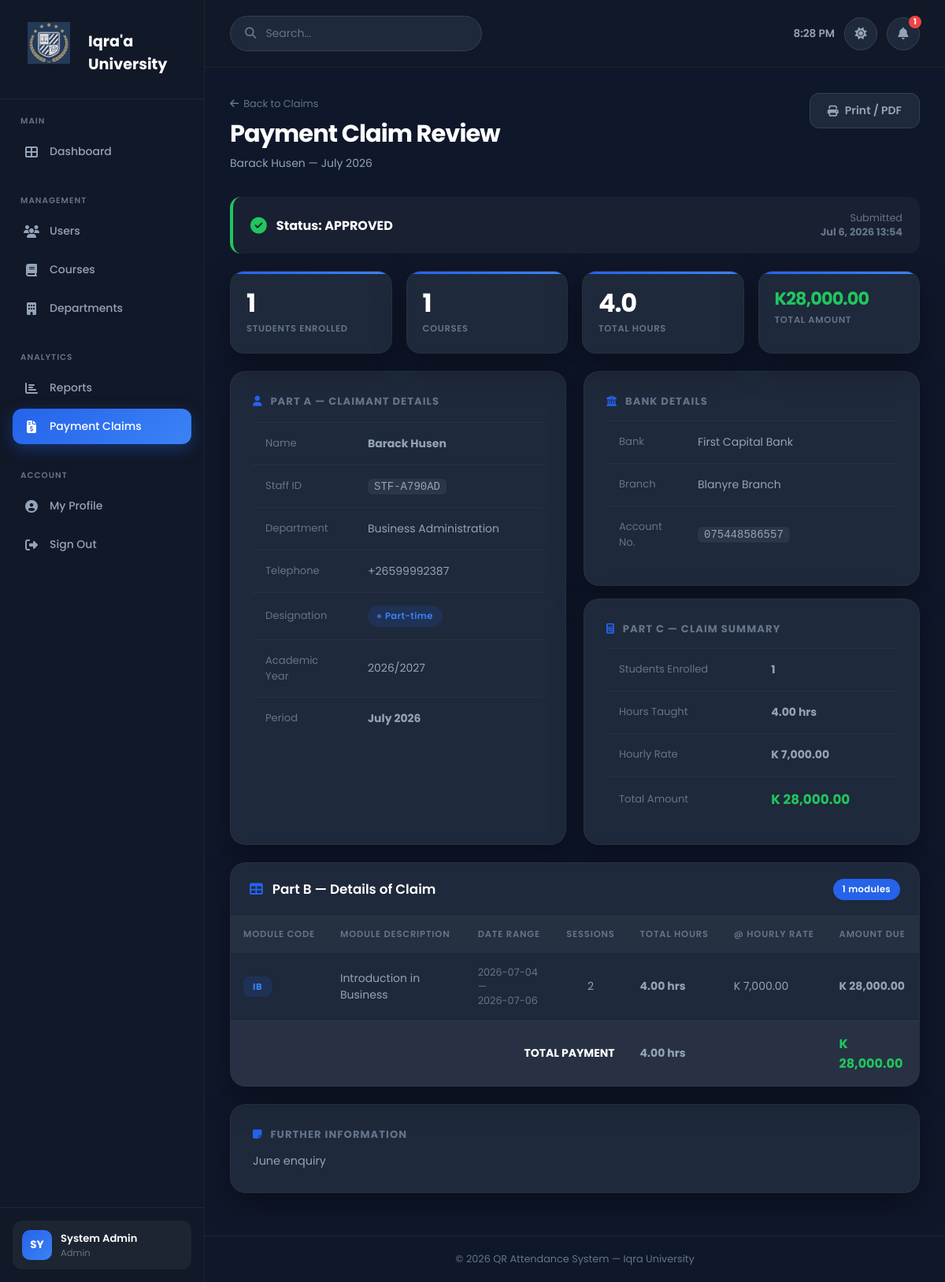
/admin/claims/2 (signed in), run on the app's committed database.
### tables this page shows
CREATE TABLE `payment_claims` (
  `id` int(10) UNSIGNED NOT NULL,
  `lecturer_id` int(10) UNSIGNED NOT NULL,
  `academic_year` varchar(20) NOT NULL,
  `month` varchar(20) NOT NULL,
  `designation` enum('full_time','part_time') DEFAULT 'part_time',
  `bank_name` varchar(100) DEFAULT NULL,
  `bank_branch` varchar(100) DEFAULT NULL,
  `account_number` varchar(50) DEFAULT NULL,
  `telephone` varchar(30) DEFAULT NULL,
  `hourly_rate` decimal(10,2) DEFAULT 0.00,
  `status` enum('draft','submitted','approved','rejected') DEFAULT 'draft',
  `submitted_at` timestamp NULL DEFAULT NULL,
  `notes` text DEFAULT NULL,
  `created_at` timestamp NOT NULL DEFAULT current_timestamp()
);

CREATE TABLE `users` (
  `id` int(10) UNSIGNED NOT NULL,
  `name` varchar(120) NOT NULL,
  `email` varchar(180) NOT NULL,
  `password` varchar(255) NOT NULL,
  `role` enum('admin','lecturer','student') NOT NULL,
  `is_active` tinyint(1) NOT NULL DEFAULT 1,
  `created_at` timestamp NOT NULL DEFAULT current_timestamp(),
  `updated_at` timestamp NOT NULL DEFAULT current_timestamp() ON UPDATE current_timestamp()
);

CREATE TABLE `lecturers` (
  `id` int(10) UNSIGNED NOT NULL,
  `user_id` int(10) UNSIGNED NOT NULL,
  `department_id` int(10) UNSIGNED DEFAULT NULL,
  `staff_number` varchar(50) NOT NULL,
  `phone` varchar(30) DEFAULT NULL,
  `created_at` timestamp NOT NULL DEFAULT current_timestamp()
);

CREATE TABLE `departments` (
  `id` int(10) UNSIGNED NOT NULL,
  `name` varchar(120) NOT NULL,
  `code` varchar(20) NOT NULL,
  `created_at` timestamp NOT NULL DEFAULT current_timestamp()
);

CREATE TABLE `courses` (
  `id` int(10) UNSIGNED NOT NULL,
  `department_id` int(10) UNSIGNED DEFAULT NULL,
  `lecturer_id` int(10) UNSIGNED DEFAULT NULL,
  `code` varchar(30) NOT NULL,
  `name` varchar(180) NOT NULL,
  `description` text DEFAULT NULL,
  `credit_hours` tinyint(3) UNSIGNED DEFAULT 3,
  `semester` tinyint(3) UNSIGNED DEFAULT NULL,
  `academic_year` varchar(10) DEFAULT NULL,
  `is_active` tinyint(1) NOT NULL DEFAULT 1,
  `created_at` timestamp NOT NULL DEFAULT current_timestamp()
);

### app/views/admin/claim_view.php (the view, shortened to what the rows shown need)
<div class="page-title">
    <div>
        <a href="<?= BASE_URL ?>/admin/claims" class="back-link">
            <i class="fas fa-arrow-left"></i> Back to Claims
        </a>
        <h1>Payment Claim Review</h1>
        <p><?= htmlspecialchars($claim['lecturer_name']) ?> — <?= $monthLabel ?></p>
    </div>
    <div style="display:flex;gap:10px;flex-wrap:wrap">
        <a href="<?= BASE_URL ?>/lecturer/claims/<?= $claim['id'] ?>/print"
           target="_blank" class="btn btn-secondary">
            <i class="fas fa-print"></i> Print / PDF
        </a>
    </div>
</div>
<?php
$statusColor = match($claim['status']) {
    'approved'  => 'var(--success)',
    'rejected'  => 'var(--danger)',
    'submitted' => 'var(--warning)',
    default     => 'var(--text-muted)',
};
$statusIcon = match($claim['status']) {
    'approved'  => 'fas fa-check-circle',
    'rejected'  => 'fas fa-times-circle',
    'submitted' => 'fas fa-clock',
    default     => 'fas fa-edit',
};
?>
<div style="background:rgba(255,255,255,.04);border-radius:14px;padding:18px 22px;
            margin-bottom:22px;border-left:4px solid <?= $statusColor ?>;
            display:flex;justify-content:space-between;align-items:center">
    <div style="display:flex;align-items:center;gap:12px">
        <i class="<?= $statusIcon ?>" style="color:<?= $statusColor ?>;font-size:1.3rem"></i>
        <div>
            <strong style="color:var(--text)">
                Status: <?= strtoupper($claim['status']) ?>
            </strong>
        </div>
    </div>
    <?php if ($claim['submitted_at']): ?>
    <div style="font-size:.8rem;color:var(--text-muted);text-align:right">
        <div>Submitted</div>
        <strong><?= date('M j, Y H:i', strtotime($claim['submitted_at'])) ?></strong>
    </div>
    <?php endif; ?>
</div>
<div class="stat-strip" style="margin-bottom:22px">
    <div class="stat-box">
        <span class="stat-num"><?= (int)$totalStudents ?></span>
        <span class="stat-label">Students Enrolled</span>
    </div>
    <div class="stat-box">
        <span class="stat-num"><?= count($courses) ?></span>
        <span class="stat-label">Courses</span>
    </div>
    <div class="stat-box">
        <span class="stat-num"><?= number_format($totalHours, 1) ?></span>
        <span class="stat-label">Total Hours</span>
    </div>
    <div class="stat-box">
        <span class="stat-num text-success" style="font-size:1.4rem">
            K<?= number_format($totalAmount, 2) ?>
        </span>
        <span class="stat-label">Total Amount</span>
    </div>
</div>
<div style="display:grid;grid-template-columns:1fr 1fr;gap:22px;margin-bottom:22px">
    <div class="form-card">
        <h2 style="font-size:.82rem;font-weight:700;text-transform:uppercase;
                   letter-spacing:.08em;color:var(--text-muted);margin-bottom:16px">
            <i class="fas fa-user" style="color:var(--primary);margin-right:6px"></i>
            Part A — Claimant Details
        </h2>
        <table class="table">
            <tr>
                <td style="color:var(--text-muted);width:130px;font-size:.82rem">Name</td>
                <td><strong><?= htmlspecialchars($claim['lecturer_name']) ?></strong></td>
            </tr>
            <tr>
                <td style="color:var(--text-muted);font-size:.82rem">Staff ID</td>
                <td>
                    <code style="background:rgba(255,255,255,.06);padding:2px 8px;border-radius:6px">
                        <?= htmlspecialchars($claim['staff_number']) ?>
                    </code>
                </td>
            </tr>
            <tr>
                <td style="color:var(--text-muted);font-size:.82rem">Department</td>
                <td><?= htmlspecialchars($claim['dept_name'] ?? '—') ?></td>
            </tr>
            <tr>
                <td style="color:var(--text-muted);font-size:.82rem">Telephone</td>
                <td><?= htmlspecialchars($claim['telephone'] ?? '—') ?></td>
            </tr>
            <tr>
                <td style="color:var(--text-muted);font-size:.82rem">Designation</td>
                <td>
                    <span class="badge <?= $claim['designation'] === 'full_time' ? 'badge-lecturer' : 'badge-student' ?>">
                        <?= $claim['designation'] === 'full_time' ? 'Full-time' : 'Part-time' ?>
                    </span>
                </td>
            </tr>
            <tr>
                <td style="color:var(--text-muted);font-size:.82rem">Academic Year</td>
                <td><?= htmlspecialchars($claim['academic_year']) ?></td>
            </tr>
            <tr>
                <td style="color:var(--text-muted);font-size:.82rem">Period</td>
                <td><strong><?= $monthLabel ?></strong></td>
            </tr>
        </table>
    </div>
    <div style="display:flex;flex-direction:column;gap:16px">
        <div class="form-card">
            <h2 style="font-size:.82rem;font-weight:700;text-transform:uppercase;
                       letter-spacing:.08em;color:var(--text-muted);margin-bottom:14px">
                <i class="fas fa-university" style="color:var(--primary);margin-right:6px"></i>
                Bank Details
            </h2>
            <table class="table">
                <tr>
                    <td style="color:var(--text-muted);width:100px;font-size:.82rem">Bank</td>
                    <td><?= htmlspecialchars($claim['bank_name'] ?? '—') ?></td>
                </tr>
                <tr>
                    <td style="color:var(--text-muted);font-size:.82rem">Branch</td>
                    <td><?= htmlspecialchars($claim['bank_branch'] ?? '—') ?></td>
                </tr>
                <tr>
                    <td style="color:var(--text-muted);font-size:.82rem">Account No.</td>
                    <td>
                        <code style="background:rgba(255,255,255,.06);padding:2px 8px;border-radius:6px">
                            <?= htmlspecialchars($claim['account_number'] ?? '—') ?>
                        </code>
                    </td>
                </tr>
            </table>
        </div>
        <div class="form-card">
            <h2 style="font-size:.82rem;font-weight:700;text-transform:uppercase;
                       letter-spacing:.08em;color:var(--text-muted);margin-bottom:14px">
                <i class="fas fa-calculator" style="color:var(--primary);margin-right:6px"></i>
                Part C — Claim Summary
            </h2>
            <table class="table">
                <tr>
                    <td style="color:var(--text-muted);font-size:.82rem">Students Enrolled</td>
                    <td><strong><?= (int)$totalStudents ?></strong></td>
                </tr>
                <tr>
                    <td style="color:var(--text-muted);font-size:.82rem">Hours Taught</td>
                    <td><strong><?= number_format($totalHours, 2) ?> hrs</strong></td>
                </tr>
                <tr>
                    <td style="color:var(--text-muted);font-size:.82rem">Hourly Rate</td>
                    <td><strong>K <?= number_format($claim['hourly_rate'], 2) ?></strong></td>
                </tr>
                <tr>
                    <td style="color:var(--text-muted);font-size:.82rem">Total Amount</td>
                    <td>
                        <strong style="color:var(--success);font-size:1.05rem">
                            K <?= number_format($totalAmount, 2) ?>
                        </strong>
                    </td>
                </tr>
            </table>
        </div>
    </div>
</div>
<div class="panel" style="margin-bottom:22px">
    <div class="panel-header">
        <h2>
            <i class="fas fa-table" style="color:var(--primary);margin-right:8px"></i>
            Part B — Details of Claim
        </h2>
        <span class="badge badge-count"><?= count($courses) ?> modules</span>
    </div>
    <div class="table-wrap">
        <?php if (empty($courses)): ?>
        <div class="empty-state">
            <div class="empty-icon">📋</div>
            <p>No sessions found for this period.</p>
        </div>
        <?php else: ?>
        <table class="table">
            <thead>
                <tr>
                    <th>Module Code</th>
                    <th>Module Description</th>
                    <th>Date Range</th>
                    <th>Sessions</th>
                    <th>Total Hours</th>
                    <th>@ Hourly Rate</th>
                    <th>Amount Due</th>
                </tr>
            </thead>
            <tbody>
            <?php foreach ($courses as $c):
                $amount = $c['total_hours'] * $claim['hourly_rate'];
            ?>
                <tr>
                    <td>
                        <span class="course-code-badge">
                            <?= htmlspecialchars($c['code']) ?>
                        </span>
                    </td>
                    <td><?= htmlspecialchars($c['course_name']) ?></td>
                    <td style="font-size:.8rem;color:var(--text-muted)">
                        <?= $c['first_date'] ?> —<br><?= $c['last_date'] ?>
                    </td>
                    <td style="text-align:center"><?= (int)$c['session_count'] ?></td>
                    <td>
                        <strong><?= number_format($c['total_hours'], 2) ?> hrs</strong>
                    </td>
                    <td>K <?= number_format($claim['hourly_rate'], 2) ?></td>
                    <td>
                        <strong>K <?= number_format($amount, 2) ?></strong>
                    </td>
                </tr>
            <?php endforeach; ?>
            </tbody>
            <tfoot>
                <tr style="background:rgba(255,255,255,.04)">
                    <td colspan="4"
                        style="font-weight:700;color:var(--text);text-align:right;
                               padding-right:16px">
                        TOTAL PAYMENT
                    </td>
                    <td>
                        <strong><?= number_format($totalHours, 2) ?> hrs</strong>
                    </td>
                    <td></td>
                    <td>
                        <strong style="color:var(--success);font-size:1rem">
                            K <?= number_format($totalAmount, 2) ?>
                        </strong>
                    </td>
                </tr>
            </tfoot>
        </table>
        <?php endif; ?>
    </div>
</div>
<?php if (!empty($claim['notes'])): ?>
<div class="form-card" style="margin-bottom:22px">
    <h2 style="font-size:.82rem;font-weight:700;text-transform:uppercase;
               letter-spacing:.08em;color:var(--text-muted);margin-bottom:12px">
        <i class="fas fa-sticky-note" style="color:var(--primary);margin-right:6px"></i>
        Further Information
    </h2>
    <p style="color:var(--text-light);font-size:.9rem;line-height:1.6">
        <?= htmlspecialchars($claim['notes']) ?>
    </p>
</div>
<?php endif; ?>

### app/core/Router.php (shortened to what the rows shown need)
<?php
class Router
{
    private array $routes = [];
    private function addRoute(string $method, string $path, string $handler, array $middleware): void
    {
        $this->routes[] = compact('method', 'path', 'pattern', 'handler', 'middleware');
    }
    public function dispatch(): void
{
    $method     = $_SERVER['REQUEST_METHOD'];
    $requestUri = strtok($_SERVER['REQUEST_URI'], '?');
    $scriptDir  = str_replace('\\', '/', dirname($_SERVER['SCRIPT_NAME']));
    $basePath   = rtrim($scriptDir, '/');
    $uri        = '/' . ltrim(substr($requestUri, strlen($basePath)), '/');
    $uri = preg_replace('#^/index\.php(/|$)#', '/', $uri);
    foreach ($this->routes as $route) {
            if ($route['method'] !== $method) {
                continue;
            }
            if (!preg_match($route['pattern'], $uri, $matches)) {
                continue;
            }
            $params = array_filter($matches, 'is_string', ARRAY_FILTER_USE_KEY);
            [$class, $action] = explode('@', $route['handler']);
            $controller = new $class();
            $controller->$action($params);
            return;
        }
    }
}

### data on the page
payment_claims: users.name "Barack Husen", status "APPROVED", submitted_at "Jul 6, 2026 13:54", lecturer.staff_number "STF-A790AD", departments.name "Business Administration", telephone "+26599992387", academic_year "2026/2027", bank_name "First Capital Bank", bank_branch "Blanyre Branch", account_number "075448586557", hourly_rate "7,000.00", notes "June enquiry"
courses: code "IB", name "Introduction in Business", first_date "2026-07-04", last_date "2026-07-06", session_count "2", total_hours "4.00", amount "28,000.00"

### other printed values
$totalStudents "1"
count($courses) "1"
$totalHours "4.0"
$totalAmount "28,000.00"
$totalHours "4.00"
